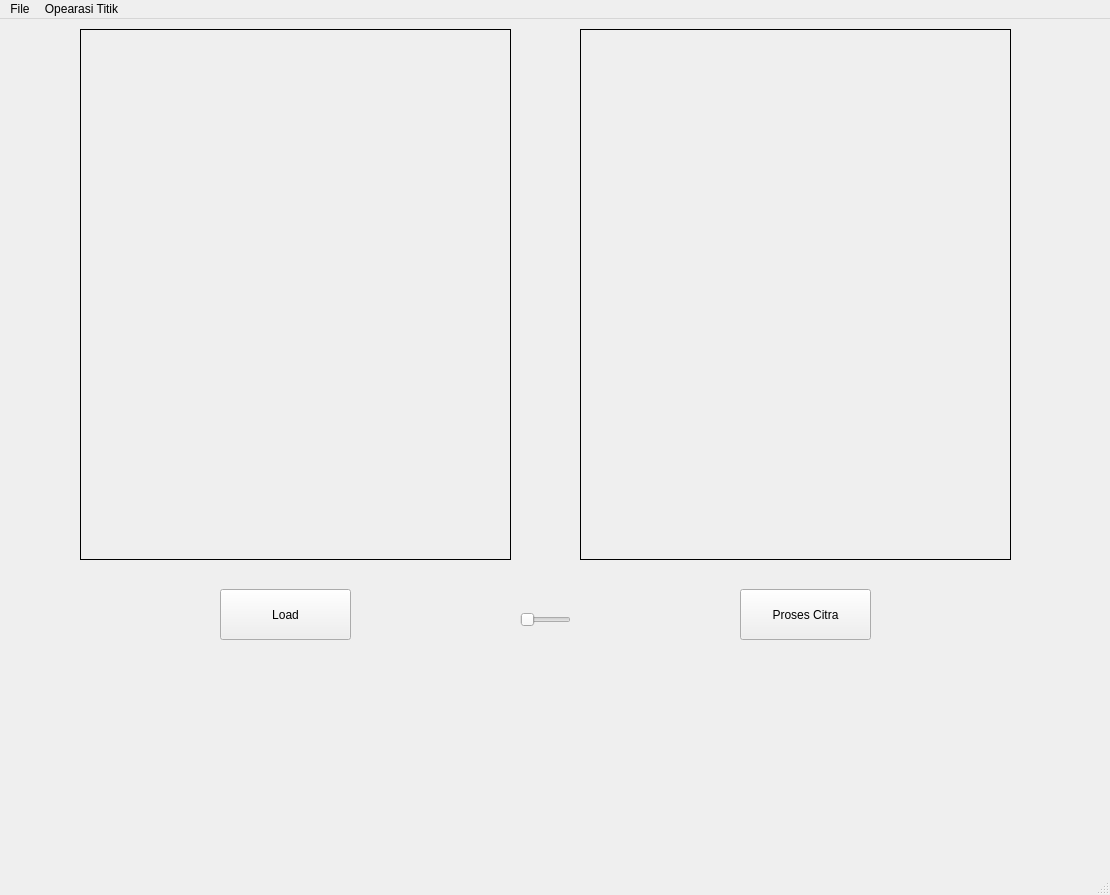
<?xml version="1.0" encoding="UTF-8"?>
<ui version="4.0">
 <class>MainWindowFile</class>
 <widget class="QMainWindow" name="MainWindowFile">
  <property name="geometry">
   <rect>
    <x>0</x>
    <y>0</y>
    <width>1110</width>
    <height>895</height>
   </rect>
  </property>
  <property name="windowTitle">
   <string>MainWindow</string>
  </property>
  <widget class="QWidget" name="centralwidget">
   <widget class="QPushButton" name="pushButton">
    <property name="geometry">
     <rect>
      <x>220</x>
      <y>570</y>
      <width>131</width>
      <height>51</height>
     </rect>
    </property>
    <property name="text">
     <string>Load</string>
    </property>
   </widget>
   <widget class="QLabel" name="label">
    <property name="geometry">
     <rect>
      <x>80</x>
      <y>10</y>
      <width>431</width>
      <height>531</height>
     </rect>
    </property>
    <property name="frameShape">
     <enum>QFrame::Box</enum>
    </property>
    <property name="text">
     <string/>
    </property>
   </widget>
   <widget class="QLabel" name="label_2">
    <property name="geometry">
     <rect>
      <x>580</x>
      <y>10</y>
      <width>431</width>
      <height>531</height>
     </rect>
    </property>
    <property name="frameShape">
     <enum>QFrame::Box</enum>
    </property>
    <property name="text">
     <string/>
    </property>
   </widget>
   <widget class="QPushButton" name="prosesCitra">
    <property name="geometry">
     <rect>
      <x>740</x>
      <y>570</y>
      <width>131</width>
      <height>51</height>
     </rect>
    </property>
    <property name="text">
     <string>Proses Citra</string>
    </property>
   </widget>
   <widget class="QSlider" name="sliderBrightness">
    <property name="geometry">
     <rect>
      <x>520</x>
      <y>590</y>
      <width>51</width>
      <height>22</height>
     </rect>
    </property>
    <property name="maximum">
     <number>100</number>
    </property>
    <property name="orientation">
     <enum>Qt::Horizontal</enum>
    </property>
   </widget>
  </widget>
  <widget class="QMenuBar" name="menubar">
   <property name="geometry">
    <rect>
     <x>0</x>
     <y>0</y>
     <width>1110</width>
     <height>26</height>
    </rect>
   </property>
   <widget class="QMenu" name="actionFile">
    <property name="title">
     <string>File</string>
    </property>
    <addaction name="separator"/>
    <addaction name="actionOpen"/>
    <addaction name="actionSave"/>
   </widget>
   <widget class="QMenu" name="menuOperasi_Titik">
    <property name="title">
     <string>Opearasi Titik</string>
    </property>
    <addaction name="actionGrayscale"/>
    <addaction name="actionOperasi_Kecerahan"/>
    <addaction name="actionSimple_Contrast"/>
    <addaction name="actionContrast_Stretching"/>
    <addaction name="actionNegative"/>
    <addaction name="actionBiner"/>
   </widget>
   <addaction name="actionFile"/>
   <addaction name="menuOperasi_Titik"/>
  </widget>
  <widget class="QStatusBar" name="statusbar"/>
  <action name="actionOpen">
   <property name="text">
    <string>Open</string>
   </property>
  </action>
  <action name="actionGrayscale">
   <property name="text">
    <string>Grayscale</string>
   </property>
  </action>
  <action name="actionSave">
   <property name="text">
    <string>Save</string>
   </property>
  </action>
  <action name="actionOperasi_Kecerahan">
   <property name="text">
    <string>Operasi Kecerahan</string>
   </property>
  </action>
  <action name="actionSimple_Contrast">
   <property name="text">
    <string>Simple Contrast</string>
   </property>
  </action>
  <action name="actionContrast_Stretching">
   <property name="text">
    <string>Contrast Streching</string>
   </property>
  </action>
  <action name="actionNegative">
   <property name="text">
    <string>Negative</string>
   </property>
  </action>
  <action name="actionBiner">
   <property name="text">
    <string>Biner</string>
   </property>
  </action>
 </widget>
 <resources/>
 <connections/>
</ui>
